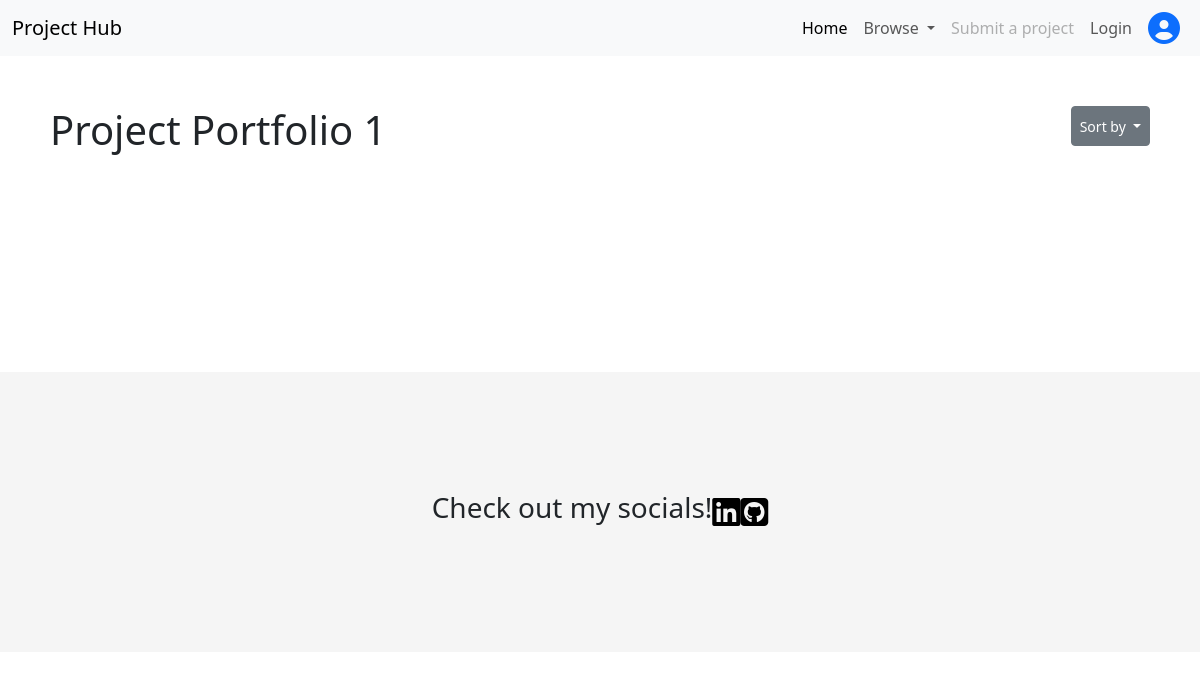
Before: /browse_project/1/a-z/ with the older database file.
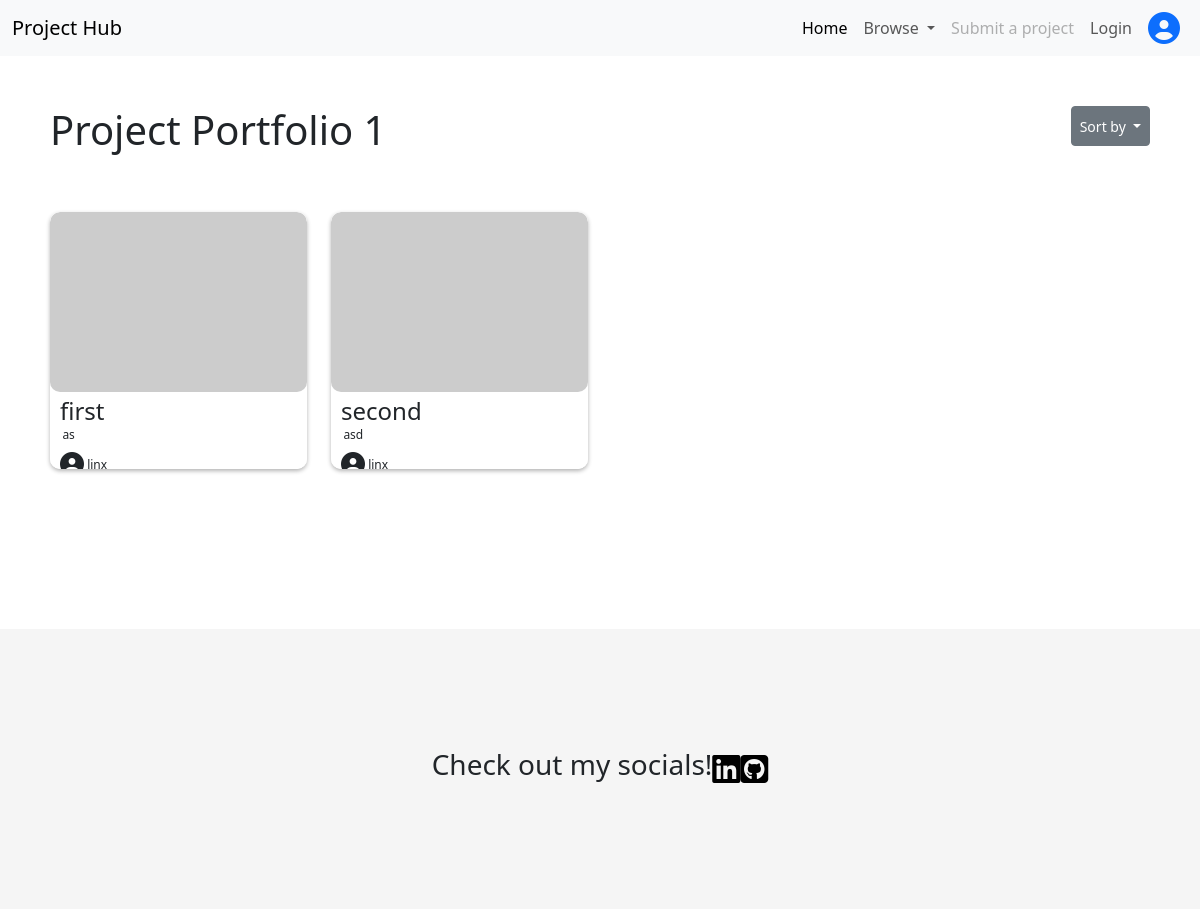
After: the same page with the newer database file.
### hub_main/models.py (models this page shows, shortened)
class Post(models.Model):
    title = models.CharField(max_length=200, blank=False)
    slug = models.SlugField(max_length=200, unique=True)
    author = models.ForeignKey(User, on_delete=models.CASCADE, related_name='project_post')
    Category = models.ForeignKey(Category, on_delete=models.CASCADE, related_name='categories')
    created_on = models.DateField(auto_now_add=True)
    description = models.TextField()
    likes = models.ManyToManyField(User, related_name='liked_posts', null=True, blank=True)
    live_link = models.URLField(blank=False)
    github_repo_link = models.URLField()
    class Meta:
        ordering = ['created_on']

### hub_main/views.py (the view, shortened to what this page needs)
# urls.py: path('browse_project/<int:pp>/<str:sort_by>/', views.browse_project, name='browse_project'),
def browse_project(request, pp, sort_by):
    if sort_by == 'a-z':
        posts = Post.objects.all().order_by('title')
        posts = list(posts)
        posts.reverse()
        return render(request, 'browse_project.html', {'posts': Post.objects.filter(Category_id=pp).order_by('title'), 'category' : Category.objects.get(id=pp)})
    else:
        return render(request, 'browse_project.html', {'posts': Post.objects.filter(Category_id=pp), 'category' : Category.objects.get(id=pp)})

### hub_main/templates/browse_project.html (shortened to what this page needs)
{% extends "base.html" %}
{% load static %}
{% block content %}
<section>
    <div id="header" class="padding-content">
        <h1 id="browse-heading">{{ category.name }}</h1>
        <div class="btn-group" id="filter-btn">
            <button class="btn btn-secondary btn-sm dropdown-toggle" type="button" data-bs-toggle="dropdown" aria-expanded="false">
            Sort by
            </button>
        </div>
    </div>
    <div class="container-fluid padding-content">
        <div class="grid">
            <div class="row">
                {% for post in posts %}
                <div class="col-md-3 col-6">
                    <a href="{% url 'project_details' post.slug %}" style="color:inherit;">
                        <div class="my-card">
                            <img src="https://picsum.photos/500" class="my-card-img" alt="...">
                            <div class="my-card-body">
                                <h5 class="my-card-title">{{ post.title }}</h5>
                                <p class="my-card-text">{{ post.description }}</p>
                                <div class="my-card-author">
                                    <span>{{ post.author }}</span>
                                </div>
                            </div>
                        </div>
                    </a>
                </div>
                {% endfor %}
            </div>
        </div>
    </div>
</section>
{% endblock %}

Changed rows visible on the page:
added Post: title "first", description "as", author "linx"
added Post: title "second", description "asd", author "linx"
